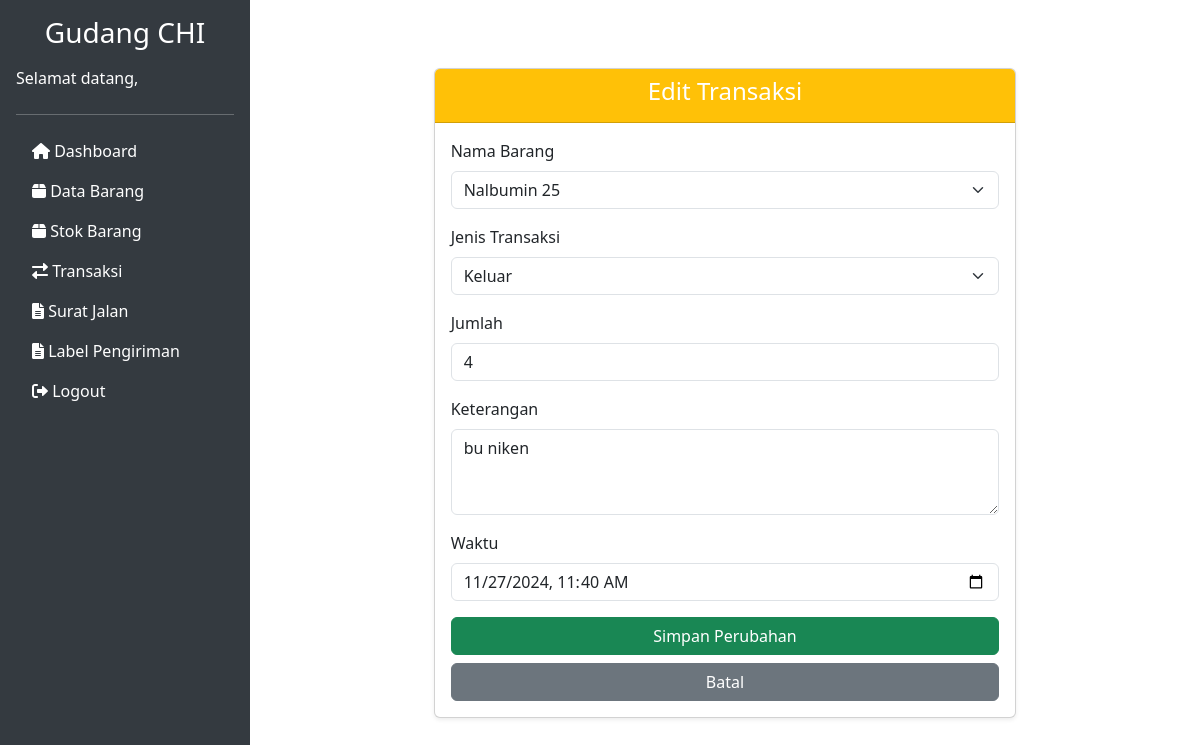
Page /transaksi/edit/41 on the committed database.
### tables this page shows
CREATE TABLE `transaksi_stok` (
  `id_transaksi` int(11) NOT NULL,
  `id_barang` int(11) NOT NULL,
  `jenis_transaksi` enum('masuk','keluar') NOT NULL,
  `jumlah` int(11) NOT NULL,
  `keterangan` text,
  `waktu` datetime NOT NULL DEFAULT CURRENT_TIMESTAMP,
  `id_transaksi_master` int(11) DEFAULT NULL
);

CREATE TABLE `barang` (
  `id_barang` int(11) NOT NULL,
  `kode_barang` varchar(50) NOT NULL,
  `nama_barang` varchar(100) NOT NULL,
  `stok` int(11) DEFAULT '0',
  `stok_minimum` int(11) NOT NULL,
  `created_at` timestamp NOT NULL DEFAULT CURRENT_TIMESTAMP,
  `updated_at` timestamp NOT NULL DEFAULT CURRENT_TIMESTAMP ON UPDATE CURRENT_TIMESTAMP,
  `berat` decimal(10,2) NOT NULL DEFAULT '0.00'
);

### application/controllers/Transaksi.php (called while the page is built, shortened)
<?php
class Transaksi extends CI_Controller
{
    public function __construct()
    {
        $this->load->model('Stok_model');
        $this->load->model('Transaksi_model');
        $this->load->model('ShippingLabel_model');
    }
    public function edit($id)
    {
        $this->load->model('Transaksi_model');
        $this->load->model('Stok_model');
        $data['transaksi'] = $this->Transaksi_model->get_transaksi_by_id($id);
        $data['barang'] = $this->Stok_model->get_all_barang();
        $this->load->view('transaksi/edit_transaksi', $data);
    }
}

### index.php (called while the page is built, shortened)
<?php
require_once BASEPATH.'core/CodeIgniter.php';

### application/models/Transaksi_model.php (called while the page is built, shortened)
<?php
class Transaksi_model extends CI_Model
{
    public function get_transaksi_by_id($id)
    {
        $this->db->where('id_transaksi', $id);
        $query = $this->db->get('transaksi_stok');
        return $query->row();
    }
}

### application/models/Stok_model.php (called while the page is built, shortened)
<?php
class Stok_model extends CI_Model {
    public function get_all_barang()
{
    $query = $this->db->get('barang');
    return $query->result();
}
}

### application/views/transaksi/edit_transaksi.php (the view, shortened to what this page needs)
<div class="container mt-5">
    <div class="row justify-content-center">
        <div class="col-md-8">
            <div class="card shadow-sm">
                <div class="card-header bg-warning text-white text-center">
                    <h4>Edit Transaksi</h4>
                </div>
                <div class="card-body">
                    <form action="<?= base_url('transaksi/update/' . $transaksi->id_transaksi); ?>" method="post">
                        <div class="form-group mb-3">
                            <label for="nama_barang" class="form-label">Nama Barang</label>
                            <select name="id_barang" id="nama_barang" class="form-select" required>
                                <?php foreach ($barang as $b) : ?>
                                    <option value="<?= $b->id_barang; ?>" <?= $b->id_barang == $transaksi->id_barang ? 'selected' : ''; ?>>
                                        <?= $b->nama_barang; ?>
                                    </option>
                                <?php endforeach; ?>
                            </select>
                        </div>
                        <div class="form-group mb-3">
                            <label for="jenis_transaksi" class="form-label">Jenis Transaksi</label>
                            <select name="jenis_transaksi" id="jenis_transaksi" class="form-select" required>
                                <option value="keluar" <?= $transaksi->jenis_transaksi == 'keluar' ? 'selected' : ''; ?>>Keluar</option>
                            </select>
                        </div>
                        <div class="form-group mb-3">
                            <label for="jumlah" class="form-label">Jumlah</label>
                            <input type="number" name="jumlah" id="jumlah" class="form-control" value="<?= $transaksi->jumlah; ?>" required>
                        </div>
                        <div class="form-group mb-3">
                            <label for="keterangan" class="form-label">Keterangan</label>
                            <textarea name="keterangan" id="keterangan" rows="3" class="form-control"><?= $transaksi->keterangan; ?></textarea>
                        </div>
                        <div class="form-group mb-3">
                            <label for="waktu" class="form-label">Waktu</label>
                            <input type="datetime-local" name="waktu" id="waktu" class="form-control"
                                   value="<?= date('Y-m-d\TH:i', strtotime($transaksi->waktu)); ?>" required>
                        </div>
                        <div class="d-grid gap-2">
                            <button type="submit" class="btn btn-success">Simpan Perubahan</button>
                            <a href="<?= base_url('transaksi'); ?>" class="btn btn-secondary">Batal</a>
                        </div>
                    </form>
                </div>
            </div>
        </div>
    </div>
</div>

### application/views/templates/header.php (style rules this page uses)
body { display: flex; }

### rows in the picture
transaksi_stok: id_barang "Nalbumin 25", jenis_transaksi "Keluar", jumlah "4", keterangan "bu niken", waktu "11/27/2024 11:40"
